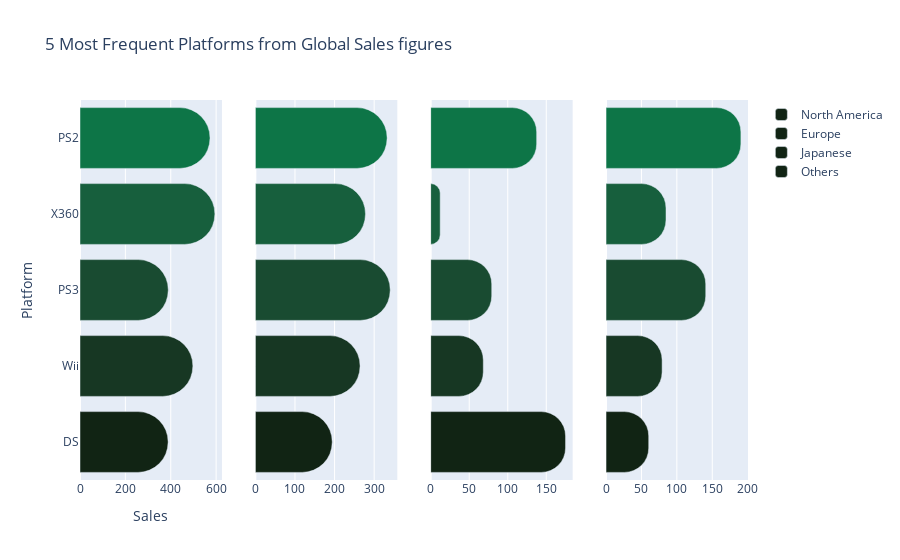

Notebook code for this chart:
### Code cell
df = df

fig = make_subplots(rows=1, cols=4, shared_yaxes=True)

fig.add_trace(
    go.Bar(y=df.Platform, x=df.NA_Sales, name="North America", marker=dict(cornerradius=30), orientation='h'),
    1, 1
)
fig.add_trace(
    go.Bar(y=df.Platform, x=df.EU_Sales, name="Europe", marker=dict(cornerradius=30), orientation='h'),
    1, 2,
)

fig.add_trace(
    go.Bar(y=df.Platform, x=df.JP_Sales, name="Japanese", marker=dict(cornerradius="40%"), orientation='h'),
    1, 3,
)

fig.add_trace(
    go.Bar(y=df.Platform, x=df.Other_Sales, name="Others", marker=dict(cornerradius="40%"), orientation='h'),
    1, 4,
)

fig.update_traces(
    marker_color=px.colors.sequential.algae_r
)

fig.update_layout(
    title="5 Most Frequent Platforms from Global Sales figures", 
    xaxis_title="Sales", 
    yaxis_title="Platform"
)

fig.update_layout(barmode='group')
fig.show()

### Figure 1 — Plotly figure (JSON) as saved in the notebook; plotly's stock layout.template omitted (floating-point values rounded to 4 significant figures)
{"data": [{"marker": {"color": ["rgb(17, 36, 20)", "rgb(23, 55, 35)", "rgb(25, 75, 49)", "rgb(23, 95, 61)", "rgb(13, 117, 71)", "rgb(7, 138, 78)", "rgb(37, 157, 81)", "rgb(85, 174, 91)", "rgb(124, 191, 115)", "rgb(156, 209, 143)", "rgb(186, 228, 174)", "rgb(214, 249, 207)"], "cornerradius": 30}, "name": "North America", "orientation": "h", "type": "bar", "x": [388.3, 497.4, 388.9, 594.3, 572.9], "xaxis": "x", "y": ["DS", "Wii", "PS3", "X360", "PS2"], "yaxis": "y"}, {"marker": {"color": ["rgb(17, 36, 20)", "rgb(23, 55, 35)", "rgb(25, 75, 49)", "rgb(23, 95, 61)", "rgb(13, 117, 71)", "rgb(7, 138, 78)", "rgb(37, 157, 81)", "rgb(85, 174, 91)", "rgb(124, 191, 115)", "rgb(156, 209, 143)", "rgb(186, 228, 174)", "rgb(214, 249, 207)"], "cornerradius": 30}, "name": "Europe", "orientation": "h", "type": "bar", "x": [194.1, 264.4, 340.5, 278, 332.6], "xaxis": "x2", "y": ["DS", "Wii", "PS3", "X360", "PS2"], "yaxis": "y2"}, {"marker": {"color": ["rgb(17, 36, 20)", "rgb(23, 55, 35)", "rgb(25, 75, 49)", "rgb(23, 95, 61)", "rgb(13, 117, 71)", "rgb(7, 138, 78)", "rgb(37, 157, 81)", "rgb(85, 174, 91)", "rgb(124, 191, 115)", "rgb(156, 209, 143)", "rgb(186, 228, 174)", "rgb(214, 249, 207)"], "cornerradius": "40%"}, "name": "Japanese", "orientation": "h", "type": "bar", "x": [175.0, 68.28, 79.21, 12.3, 137.5], "xaxis": "x3", "y": ["DS", "Wii", "PS3", "X360", "PS2"], "yaxis": "y3"}, {"marker": {"color": ["rgb(17, 36, 20)", "rgb(23, 55, 35)", "rgb(25, 75, 49)", "rgb(23, 95, 61)", "rgb(13, 117, 71)", "rgb(7, 138, 78)", "rgb(37, 157, 81)", "rgb(85, 174, 91)", "rgb(124, 191, 115)", "rgb(156, 209, 143)", "rgb(186, 228, 174)", "rgb(214, 249, 207)"], "cornerradius": "40%"}, "name": "Others", "orientation": "h", "type": "bar", "x": [60.27, 79.2, 140.8, 84.67, 190.5], "xaxis": "x4", "y": ["DS", "Wii", "PS3", "X360", "PS2"], "yaxis": "y4"}], "layout": {"barmode": "group", "title": {"text": "5 Most Frequent Platforms from Global Sales figures"}, "xaxis": {"anchor": "y", "domain": [0, 0.2125], "title": {"text": "Sales"}}, "xaxis2": {"anchor": "y2", "domain": [0.2625, 0.475]}, "xaxis3": {"anchor": "y3", "domain": [0.525, 0.7375]}, "xaxis4": {"anchor": "y4", "domain": [0.7875, 1]}, "yaxis": {"anchor": "x", "domain": [0, 1], "title": {"text": "Platform"}}, "yaxis2": {"anchor": "x2", "domain": [0, 1], "matches": "y", "showticklabels": false}, "yaxis3": {"anchor": "x3", "domain": [0, 1], "matches": "y", "showticklabels": false}, "yaxis4": {"anchor": "x4", "domain": [0, 1], "matches": "y", "showticklabels": false}}}
